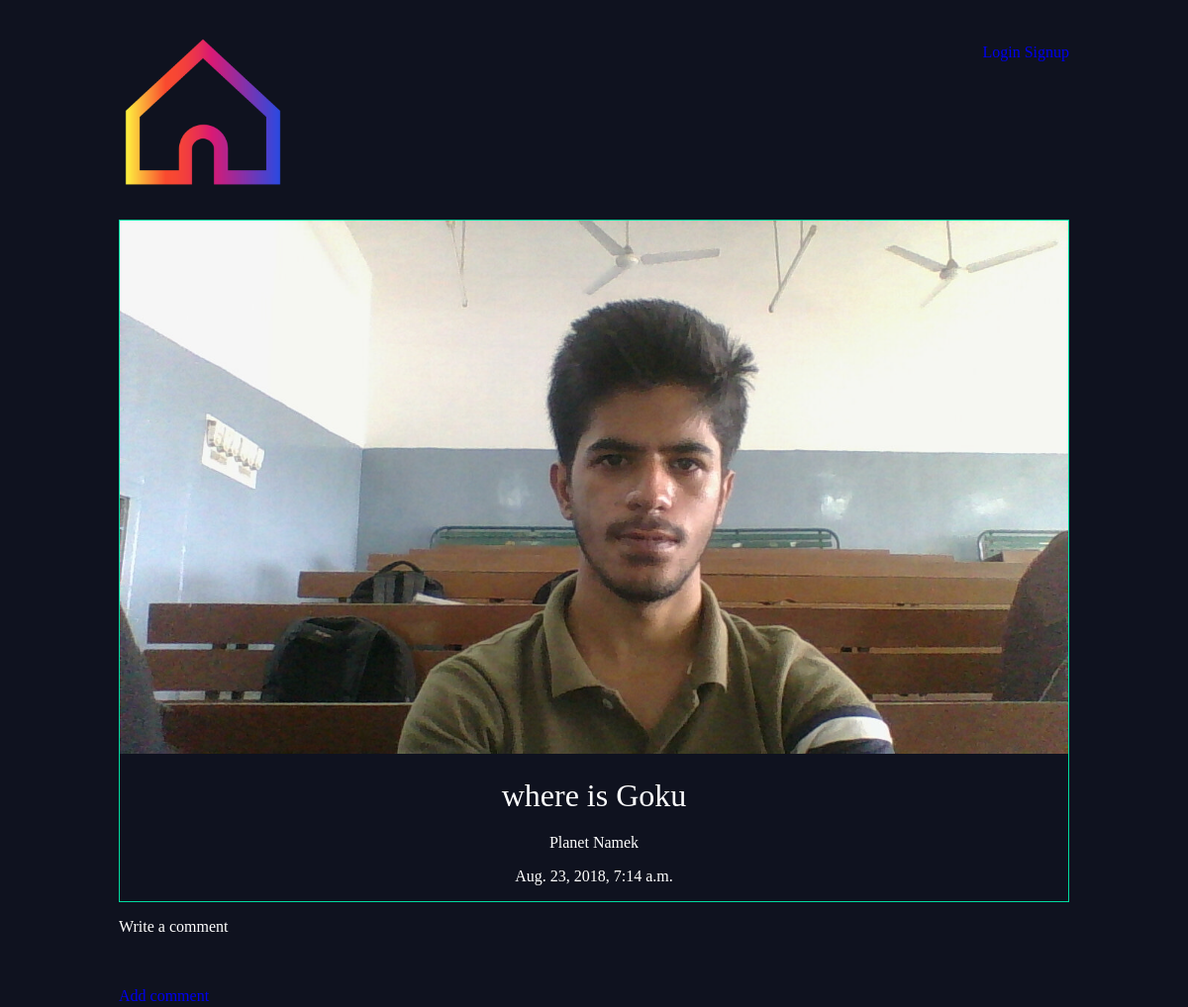
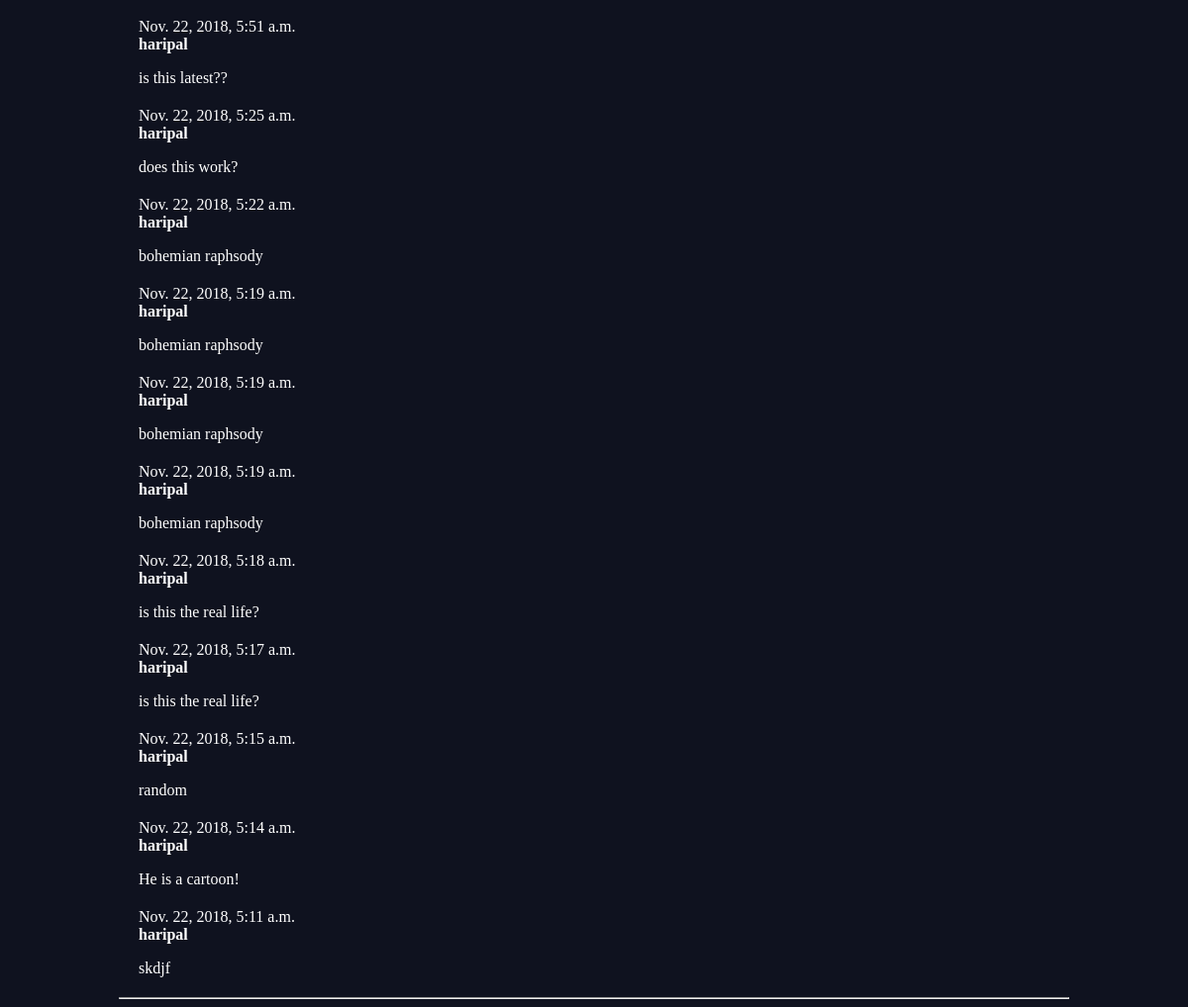
The page /articles/where-is-goku/ on the database its author committed (2 pictures, top to bottom).
### articles/models.py (models this page shows, shortened)
class Article(models.Model):
	title = models.CharField(max_length=100)
	slug  = models.SlugField()
	body  = models.TextField()
	date  = models.DateTimeField(auto_now_add=True)
	thumb = models.ImageField(default="default.png", blank=True)
	author = models.ForeignKey(User,on_delete=models.CASCADE, default=None)

class Comment(models.Model):
    post = models.ForeignKey('articles.Article', on_delete=models.CASCADE, related_name='comments')
    author = models.CharField(max_length=200)
    text = models.TextField()
    created_date = models.DateTimeField(auto_now_add=True)
    def __str__(self):
        return self.text

### articles/views.py (the view)
# urls.py: path('<slug:slug>/',views.article_detail, name="detail"),
def article_detail(request, slug):
	article = Article.objects.get(slug =slug)
	comments = Comment.objects.filter(post=article).order_by('-created_date')
	print(comments)
	return render(request,'articles/article_detail.html',{'article':article,'comments':comments})

### articles/templates/articles/article_detail.html
{% extends 'base_layout.html'%}
{% block content %}
<div class="article-detail">
	<div class="article">
		<img src="{{ article.thumb.url}}"/>
		<h2>{{ article.title }}</h2>
		<p>{{ article.body}}</p>
		<p>{{article.date}}</p>
	</div>
</div>
<p>Write a comment</p>
<br>
<br>
<a class="btn btn-default" href="{% url 'articles:comment' pk=article.pk %}">Add comment</a>
{% for comment in comments %}
    <div class="comment">
        <div class="date">{{ comment.created_date }}</div>
        <strong>{{ comment.author }}</strong>
        <p>{{ comment.text|linebreaks }}</p>
    </div>
{% empty %}
    <p>No comments here yet :(</p>
{% endfor %}
<hr>
{% endblock %}

### templates/base_layout.html (shortened to what this page needs)
{% load static from staticfiles %}
<!DOCTYPE html>
<html>
<head>
	<link rel="stylesheet" href="{% static 'styles.css' %}">
</head>
<body>
	<header class="wrapper">
		<h1><a href="{% url 'home' %}"><img src="{% static 'logo.png' %}" height="170px" width="170px"></a></h1>
			<nav>
				<ul>
					{% if user.is_authenticated %}
					<li>
						<form class="logout-link" method="POST" action="{% url 'accounts:logout'%}">
						{% csrf_token %}
						<button type="submit">Logout</button>
						</form>
						</li>
						<li> <a href="{% url 'articles:create' %}" class="highlight">New Article</a></li>
						{% else %}
							<li><a href="{% url 'accounts:login' %}">Login</a></li>
							<li><a href="{% url 'accounts:signup' %}">Signup</a></li>
						{% endif %}
				</nav>
		</header>
		<div class="wrapper">
		{% block content %}
		{% endblock %}
	</div>
	</body>
</html>

### assets/styles.css (style rules this page uses)
body { background-color: #0f121f; background-image: url(/static/stars.jpeg); background-repeat-y: no-repeat; color: #fff; }
body * { font-family: Ubuntu; font-size: medium; }
h1,h2,h3,h4,h5 { font-weight: normal; margin: 0; }
a,a:hover, a:visited { color:fff; text-decoration: none; }
.wrapper { max-width: 960px; margin: 0 auto; }
header { display: grid; grid-template-columns: 1fr 1fr; padding: 20px 0; }
nav { justify-self: end; }
nav li { display: inline-block; }
.article { padding: 10px; border: 1px solid #00dba0; position: relative; padding-bottom: 40px; }
.article h2 { font-size: 1.2em; }
.article-detail .article { padding: 0px; }
.article-detail .article img { max-width: 100% }
.article-detail .article h2 { text-align: center; margin: 20px auto; font-size: 2em; }
.article-detail .article p { text-align: center; }
.comment { margin: 20px 0px 20px 20px; }

### rows shown on the page
Article: thumb (picture), title "where is Goku", body "Planet Namek", date "Aug. 23, 2018, 7:14 a.m."
Comment: created_date "Nov. 22, 2018, 5:51 a.m.", author "haripal", text "is this latest??"
Comment: created_date "Nov. 22, 2018, 5:25 a.m.", author "haripal", text "does this work?"
Comment: created_date "Nov. 22, 2018, 5:22 a.m.", author "haripal", text "bohemian raphsody"
Comment: created_date "Nov. 22, 2018, 5:19 a.m.", author "haripal", text "bohemian raphsody"
Comment: created_date "Nov. 22, 2018, 5:19 a.m.", author "haripal", text "bohemian raphsody"
Comment: created_date "Nov. 22, 2018, 5:19 a.m.", author "haripal", text "bohemian raphsody"
Comment: created_date "Nov. 22, 2018, 5:18 a.m.", author "haripal", text "is this the real life?"
Comment: created_date "Nov. 22, 2018, 5:17 a.m.", author "haripal", text "is this the real life?"
Comment: created_date "Nov. 22, 2018, 5:15 a.m.", author "haripal", text "random"
Comment: created_date "Nov. 22, 2018, 5:14 a.m.", author "haripal", text "He is a cartoon!"
Comment: created_date "Nov. 22, 2018, 5:11 a.m.", author "haripal", text "skdjf"
